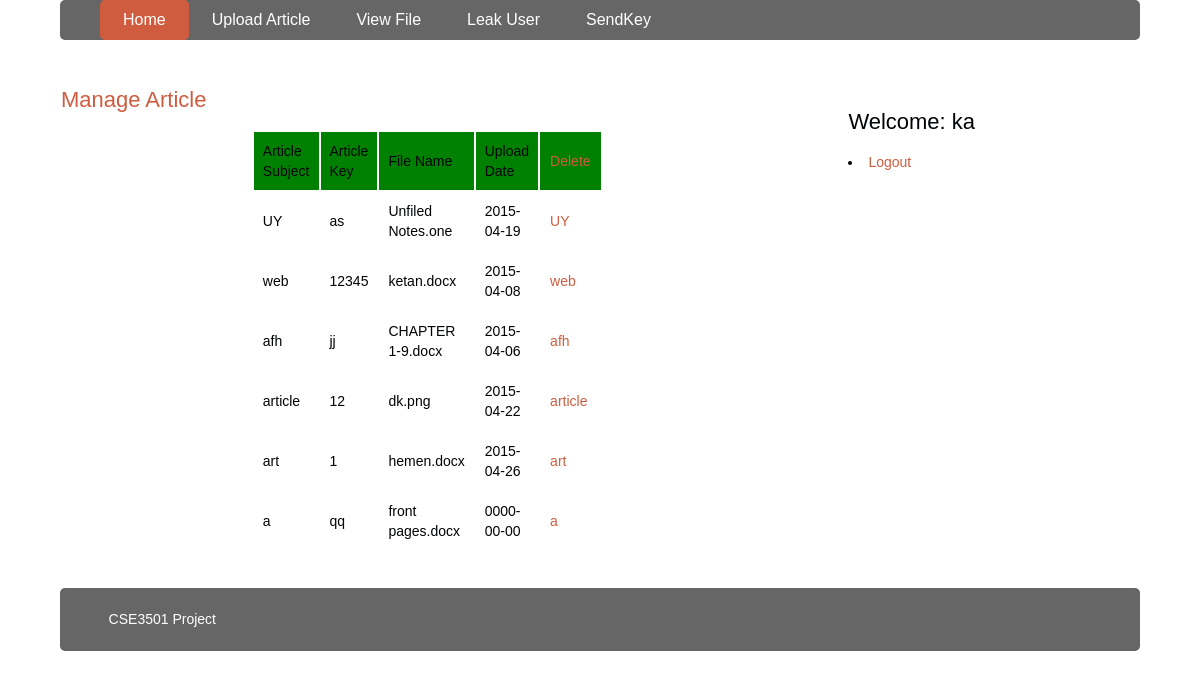
Page /admin/m_arti.php (signed in) on the committed database.
### tables this page shows
CREATE TABLE IF NOT EXISTS `presentation` (
  `subject` varchar(50) NOT NULL,
  `Topic` text NOT NULL,
  `fname` varchar(100) NOT NULL,
  `time` date NOT NULL,
  `sendto` varchar(50) NOT NULL
);

### admin/m_arti.php (the view, shortened to what this page needs)
<!DOCTYPE html>
<html lang="en">
<head>
	<link rel="stylesheet" href="stylesheet.css" type="text/css" />
</head>
<body class="body">
	<header class="mainHeader">
		<nav><ul>
			<li class="active"><a href="admin.php">Home</a></li>
			<li><a href="upload.php">Upload Article</a></li>
			<li ><a href="viewfile.php">View File</a></li>
			<li ><a href="leakfile.php">Leak User</a></li>
			<li ><a href="sendkey.php">SendKey</a></li>
		</ul></nav>
	</header>
	<div class="mainContent1">
		<div class="content">
				<article class="topcontent1">
					<header>
						<h2><a href="#" rel="bookmark" title="Permalink to this POST TITLE">Manage Article</a></h2>
					</header>
					<content>
						<p>
							<table align="center" cellpadding="9" cellspacing="2" width="10"><tr bgcolor="green">
							<td >Article Subject</td><td>Article Key</td><td>File Name</td><td>Upload Date</td><td><a href="m_article.php">Delete</a></td></tr>
					<?php
                                $con = mysqli_connect("localhost","root","Mounvi@123");
                                if (!$con)
                                    echo('Could not connect: ' . mysqli_error());
                                else
                                {
                                    mysqli_select_db( $con,"dataleakage");
                                    $sql = 'SELECT * FROM presentation';
                                    $retval = mysqli_query(  $con,$sql );
                                    while($row = mysqli_fetch_assoc($retval))
                                    {
                                           echo "<tr bgcolor='white'><td> {$row['subject']} </td> " .
                                                "<td> {$row['Topic']} </td> " .
												"<td> {$row['fname']} </td> " .
												"<td> {$row['time']} </td> " .
												"<td><a href='m_article.php?id=". "{$row['subject']}'>{$row['subject']}</a>" .
											    "</td>" ;
                                    }
                                }
                        ?>
</tr>
</table>
						</p>
						</content>
				</article>
			</div>
<aside class="top-sidebar">
					<article>
					<h2>Welcome: <?php echo $_SESSION['name'] ?></h2>
					<li><a href="logout.php">Logout</a></li>
				    </article>
				</aside>
		</div>
	<footer class="mainFooter">
		<p>CSE3501 Project</p>
	</footer>
</body>
</html>

### admin/stylesheet.css (style rules this page uses)
body { color: #000305; font-size: 87.5%; font-family: 'Trebuchet MS', Trebuchet, 'Lucida Sans Unicode', 'Lucida Grande', 'Lucida Sans', Arial, sans-serif; line-height: 1.429; margin: 0; padding: 0; text-align: left; }
.body { clear: both; margin: 0 auto; width: 90%; }
h2 { font-size: 1.571em }
h2, h3, h4, h5, h6 { font-weight: 400; line-height: 1.1; margin-bottom: .8em; }
a { outline: 0; }
a:link, a:visited { color: #CF5C3F; padding: 0 1px; text-decoration: none; }
.mainHeader nav { background: #666; font-size: 1.143em; height: 40px; line-height: 30px; margin: 0 auto 30px auto; text-align: center; border-radius: 5px; -moz-border-radius: 5px; -webkit-border-radius: 5px; }
.mainHeader nav ul { list-style: none; margin: 0 auto; }
.mainHeader nav ul li { float: left; display: inline; }
.mainHeader nav a:link, .mainHeader nav a:visited { color: #fff; display: inline-block; height: 30px; padding: 5px 23px; text-decoration: none; }
.mainHeader nav a:hover, .mainHeader nav a:active, .mainHeader nav .active a:link, .mainHeader nav .active a:visited { background: #CF5C3F; color: #fff; text-shadow: none !important; }
.mainHeader nav li a { border-radius: 5px; -moz-border-radius: 5px; -webkit-border-radius: 5px; }
.content { width: 68%; float: left; border-radius: 5px; -moz-border-radius: 5px; -webkit-border-radius: 5px; }
.top-sidebar { width: 24%; float: left; margin-left: 2%; border-radius: 5px; -moz-border-radius: 5px; -webkit-border-radius: 5px; background-color: #FFF; padding: 2% 3%; margin-bottom: 2%; }
.mainFooter { width: 100%; float: left; margin-top: 2%; margin-bottom: 2%; padding-left: 0; background-color: #666; border-radius: 5px; -moz-border-radius: 5px; -webkit-border-radius: 5px; color: #FFF; }
.mainFooter p { width: 91%; margin: 2% auto; }

### rows in the picture
presentation: subject "UY", Topic "as", fname "Unfiled Notes.one", time "2015-04-19"
presentation: subject "web", Topic "12345", fname "ketan.docx", time "2015-04-08"
presentation: subject "afh", Topic "jj", fname "CHAPTER 1-9.docx", time "2015-04-06"
presentation: subject "article", Topic "12", fname "dk.png", time "2015-04-22"
presentation: subject "art", Topic "1", fname "hemen.docx", time "2015-04-26"
presentation: subject "a", Topic "qq", fname "front pages.docx", time "0000-00-00"

### other values in the picture
$_SESSION['name'] "ka"
